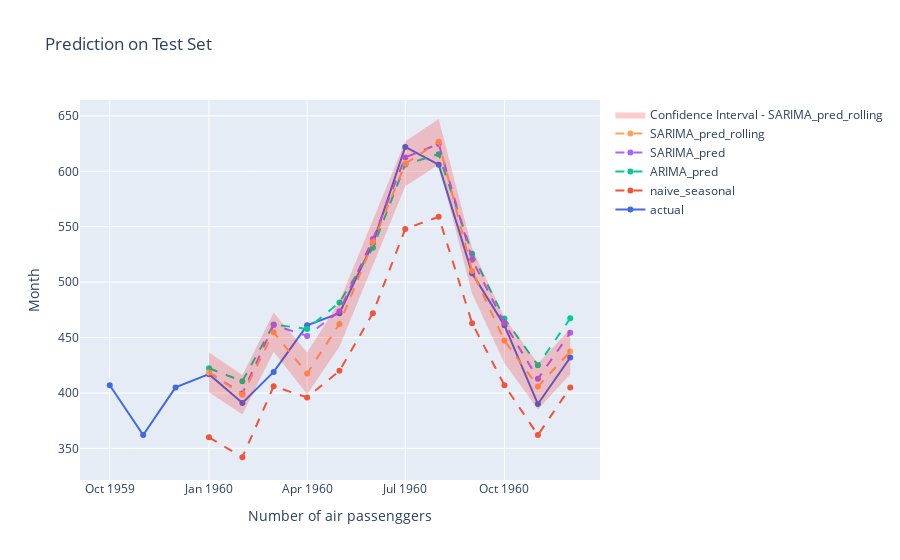

The notebook cell this image was saved under:
### Code cell
fig = go.Figure()
fig.add_trace(go.Scatter(x=df[-15:].Month, y=df[-15:]['Passengers'], name='actual', line = dict(color='royalblue')))

for pred_type in methods: 
    fig.add_trace(go.Scatter(x=test.Month, y=test[pred_type], name=pred_type, line = dict(dash='dash')))
fig.add_trace(go.Scatter(x=test.Month, y=test["SARIMA_lower_ci_rolling"],
    fill=None,
    mode='lines',
    showlegend = False,
    line_color='rgba(0,0,0,0)',
    ))
fig.add_trace(go.Scatter(x=test.Month, y=test["SARIMA_upper_ci_rolling"],
    fill='tonexty', # fill area between trace0 and trace1
    name="Confidence Interval - SARIMA_pred_rolling",
    mode='lines', line_color='rgba(0,0,0,0)', fillcolor = 'rgba(255, 0, 0, 0.2)'))


fig.update_layout(
    yaxis_title='Month',
    xaxis_title='Number of air passenggers',
    title='Prediction on Test Set'
)  
fig.show()

### Figure 1 — Plotly figure (JSON) as saved in the notebook; plotly's stock layout.template omitted (floating-point values rounded to 4 significant figures)
{"data": [{"line": {"color": "royalblue"}, "name": "actual", "type": "scatter", "x": ["1959-10", "1959-11", "1959-12", "1960-01", "1960-02", "1960-03", "1960-04", "1960-05", "1960-06", "1960-07", "1960-08", "1960-09", "1960-10", "1960-11", "1960-12"], "y": [407, 362, 405, 417, 391, 419, 461, 472, 535, 622, 606, 508, 461, 390, 432]}, {"line": {"dash": "dash"}, "name": "naive_seasonal", "type": "scatter", "x": ["1960-01", "1960-02", "1960-03", "1960-04", "1960-05", "1960-06", "1960-07", "1960-08", "1960-09", "1960-10", "1960-11", "1960-12"], "y": [360, 342, 406, 396, 420, 472, 548, 559, 463, 407, 362, 405]}, {"line": {"dash": "dash"}, "name": "ARIMA_pred", "type": "scatter", "x": ["1960-01", "1960-02", "1960-03", "1960-04", "1960-05", "1960-06", "1960-07", "1960-08", "1960-09", "1960-10", "1960-11", "1960-12"], "y": [422.3, 410.7, 461.8, 457.8, 481.6, 531.0, 606.1, 615.4, 525.6, 467.2, 425.1, 467.3]}, {"line": {"dash": "dash"}, "name": "SARIMA_pred", "type": "scatter", "x": ["1960-01", "1960-02", "1960-03", "1960-04", "1960-05", "1960-06", "1960-07", "1960-08", "1960-09", "1960-10", "1960-11", "1960-12"], "y": [418.5, 399.6, 461.4, 451.5, 473.8, 538.8, 612.5, 624.7, 520.2, 462.9, 412.8, 454.3]}, {"line": {"dash": "dash"}, "name": "SARIMA_pred_rolling", "type": "scatter", "x": ["1960-01", "1960-02", "1960-03", "1960-04", "1960-05", "1960-06", "1960-07", "1960-08", "1960-09", "1960-10", "1960-11", "1960-12"], "y": [418.5, 398.4, 454.8, 417.6, 462.1, 536.3, 606.8, 626.7, 510.0, 447.2, 405.9, 437.4]}, {"line": {"color": "rgba(0,0,0,0)"}, "mode": "lines", "showlegend": false, "type": "scatter", "x": ["1960-01", "1960-02", "1960-03", "1960-04", "1960-05", "1960-06", "1960-07", "1960-08", "1960-09", "1960-10", "1960-11", "1960-12"], "y": [400.6, 380.6, 437.2, 398.7, 441.8, 515.8, 586.5, 606.2, 489.5, 426.7, 385.2, 416.8]}, {"fill": "tonexty", "fillcolor": "rgba(255, 0, 0, 0.2)", "line": {"color": "rgba(0,0,0,0)"}, "mode": "lines", "name": "Confidence Interval - SARIMA_pred_rolling", "type": "scatter", "x": ["1960-01", "1960-02", "1960-03", "1960-04", "1960-05", "1960-06", "1960-07", "1960-08", "1960-09", "1960-10", "1960-11", "1960-12"], "y": [436.5, 416.2, 472.5, 436.5, 482.5, 556.8, 627.0, 647.2, 530.6, 467.7, 426.5, 458.0]}], "layout": {"title": {"text": "Prediction on Test Set"}, "xaxis": {"title": {"text": "Number of air passenggers"}}, "yaxis": {"title": {"text": "Month"}}}}
